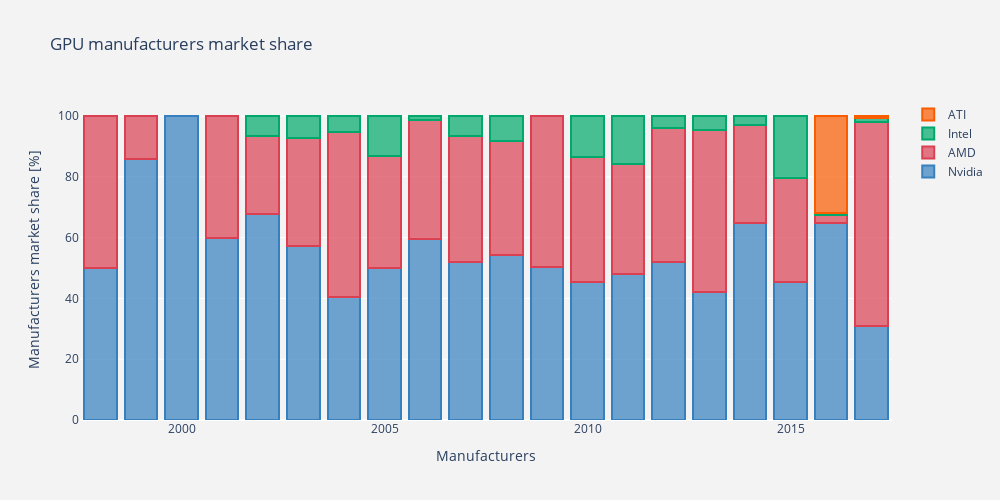

The code cell stored with this chart in its notebook:
### Code cell
market_share = dataset.reset_index().groupby(['Release_Year','Manufacturer'])["index"].count().reset_index(name="count")
# Transformed dataset - counting how many GPUs were made each year
market_share['Sum_By_Year']  = market_share['count'].groupby(market_share["Release_Year"]).transform('sum')
# List that will hold our data dictionaries
data = []

markers = [
    dict(
        color='rgba(55, 128, 191, 0.7)',
        line=dict(
            color='rgba(55, 128, 191, 1.0)',
            width=2,
        )
    ),
    dict(
        color='rgba(219, 64, 82, 0.7)',
        line=dict(
            color='rgba(219, 64, 82, 1.0)',
            width=2,
        )
    ),
    dict(
        color='rgba(0, 168, 107, 0.7)',
        line=dict(
            color='rgba(0, 168, 107, 1.0)',
            width=2,
        )
    ),
    dict(
        color='rgba(250, 92, 0, 0.7)',
        line=dict(
            color='rgba(250, 92, 0, 1.0)',
            width=2,
        )
    )
]

for i, manufacturer in enumerate(dataset['Manufacturer'].unique()):
    
    trace_dataset = market_share.loc[market_share['Manufacturer'] == manufacturer]
    
    
    trace = go.Bar(
        x = trace_dataset['Release_Year'],
        y = round(trace_dataset['count'] / trace_dataset['Sum_By_Year'] * 100, 2),
        name= manufacturer,
        marker = markers[i],
    )
    
    data.append(trace)
    
layout = go.Layout(
    barmode='stack',
    title = 'GPU manufacturers market share',
    width=1000,
    height=500,
    paper_bgcolor='rgb(243, 243, 243)',
    plot_bgcolor='rgb(243, 243, 243)',
    yaxis = dict(title= 'Manufacturers market share [%]'),
    xaxis = dict(title= 'Manufacturers')
)

fig = go.Figure(data=data, layout=layout)
py.iplot(fig)

### Figure 1 — Plotly figure (JSON) as saved in the notebook; plotly's stock layout.template omitted (floating-point values rounded to 4 significant figures)
{"data": [{"marker": {"color": "rgba(55, 128, 191, 0.7)", "line": {"color": "rgba(55, 128, 191, 1.0)", "width": 2}}, "name": "Nvidia", "type": "bar", "x": [1998, 1999, 2000, 2001, 2002, 2003, 2004, 2005, 2006, 2007, 2008, 2009, 2010, 2011, 2012, 2013, 2014, 2015, 2016, 2017], "y": [50, 85.71, 100, 60, 67.74, 57.14, 40.54, 50, 59.49, 51.89, 54.41, 50.44, 45.53, 47.89, 51.9, 42.07, 64.86, 45.45, 64.81, 30.97]}, {"marker": {"color": "rgba(219, 64, 82, 0.7)", "line": {"color": "rgba(219, 64, 82, 1.0)", "width": 2}}, "name": "AMD", "type": "bar", "x": [1998, 1999, 2001, 2002, 2003, 2004, 2005, 2006, 2007, 2008, 2009, 2010, 2011, 2012, 2013, 2014, 2015, 2016, 2017], "y": [50, 14.29, 40, 25.81, 35.71, 54.05, 36.84, 39.24, 41.51, 37.5, 49.56, 40.86, 36.45, 44.11, 53.28, 32.16, 34.29, 2.59, 67.1]}, {"marker": {"color": "rgba(0, 168, 107, 0.7)", "line": {"color": "rgba(0, 168, 107, 1.0)", "width": 2}}, "name": "Intel", "type": "bar", "x": [2002, 2003, 2004, 2005, 2006, 2007, 2008, 2010, 2011, 2012, 2013, 2014, 2015, 2016, 2017], "y": [6.45, 7.14, 5.41, 13.16, 1.27, 6.6, 8.09, 13.62, 15.66, 3.99, 4.65, 2.97, 20.26, 0.74, 1.29]}, {"marker": {"color": "rgba(250, 92, 0, 0.7)", "line": {"color": "rgba(250, 92, 0, 1.0)", "width": 2}}, "name": "ATI", "type": "bar", "x": [2016, 2017], "y": [31.85, 0.65]}], "layout": {"barmode": "stack", "height": 500, "paper_bgcolor": "rgb(243, 243, 243)", "plot_bgcolor": "rgb(243, 243, 243)", "title": {"text": "GPU manufacturers market share"}, "width": 1000, "xaxis": {"title": {"text": "Manufacturers"}}, "yaxis": {"title": {"text": "Manufacturers market share [%]"}}}}
